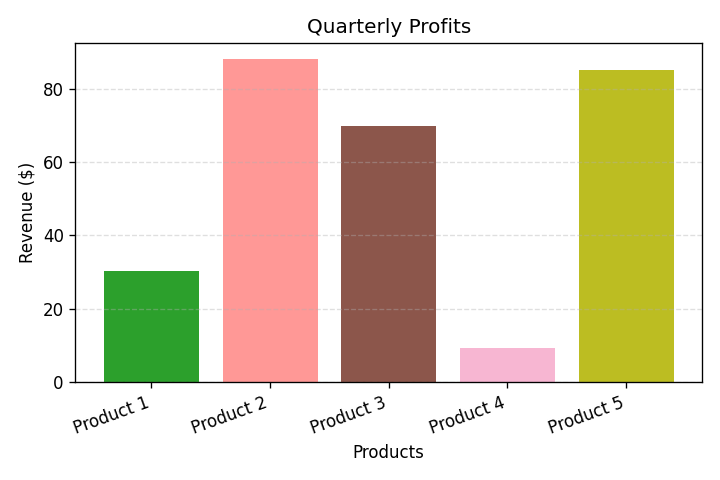
#> input picture data/raw/bar_charts/chart_0005.png, 720 x 480 px
$ python -i chart_detector.py   (imports and definitions only)
#> lines starting #> are read from the running program, lines starting #| are printed output that depends on the picture; after the words box and inside, x2 and y2 are one past the last pixel; in counts of white or black regions, pixels touching at a corner belong together
### src/preprocessing/image_utils.py
# src/preprocessing/image_utils.py
import cv2
import numpy as np


class ImagePreprocessor:
    def __init__(self):
        pass

    # [81 lines left out: functions load_image, remove_noise, enhance_contrast, binarize, detect_edges, preprocess_pipeline and 2 more, not called in this run]

### src/preprocessing/bar_validators.py
# src/preprocessing/bar_validators.py
"""
Validation pipeline for bar detection using Chain of Responsibility pattern.

Each validator is independent, testable, and can be composed into a pipeline.
"""

import logging
from abc import ABC, abstractmethod
from typing import List, Dict
import numpy as np


logger = logging.getLogger(__name__)


# ==================== BASE VALIDATOR ====================


class BarValidator(ABC):
    """
    Abstract base class for bar validators.

    Each validator implements a single validation concern and can be
    chained together in a ValidationPipeline.
    """

    # [17 lines left out: functions validate, get_name, not called in this run]


# ==================== INDIVIDUAL VALIDATORS ====================


class WidthValidator(BarValidator):
    """
    Validates bars based on width consistency.

    Real bars in a chart have consistent widths. This validator removes
    bars with widths that deviate significantly from the median.

    This is SAFE for data outliers because width is independent of value.
    """

    def __init__(self, min_ratio: float = 0.35, max_ratio: float = 2.2):
        """
        Args:
            min_ratio: Minimum width as ratio of median (default 35%)
            max_ratio: Maximum width as ratio of median (default 220%)
        """
        self.min_ratio = min_ratio
        self.max_ratio = max_ratio

    def get_name(self) -> str:
        return "WidthValidator"

    # [24 lines left out: function validate, not called in this run]


class AreaValidator(BarValidator):
    """
    Validates bars based on minimum area.

    Removes tiny noise regions (grid lines, artifacts) while keeping
    legitimate small bars. Uses dynamic threshold based on median area.
    """

    def __init__(self, min_ratio: float = 0.12, absolute_min: int = 150):
        """
        Args:
            min_ratio: Minimum area as ratio of median (default 12%)
            absolute_min: Absolute minimum area in pixels (default 150)
        """
        self.min_ratio = min_ratio
        self.absolute_min = absolute_min

    def get_name(self) -> str:
        return "AreaValidator"

    # [24 lines left out: function validate, not called in this run]


class AspectRatioValidator(BarValidator):
    """
    Validates bars based on aspect ratio (height/width).

    Bars should be somewhat vertical (for vertical bar charts).
    Filters out grid lines (very flat) and noise (very thin).
    """

    def __init__(self, min_ratio: float = 0.4, max_ratio: float = 15):
        """
        Args:
            min_ratio: Minimum height/width ratio (default 0.4)
            max_ratio: Maximum height/width ratio (default 15)
        """
        self.min_ratio = min_ratio
        self.max_ratio = max_ratio

    def get_name(self) -> str:
        return "AspectRatioValidator"

    # [22 lines left out: function validate, not called in this run]


class SpacingValidator(BarValidator):
    """
    Validates bars based on horizontal spacing consistency.

    Real bars in charts are typically evenly spaced. This validator
    identifies and removes bars that break the spacing pattern.

    This is the MOST POWERFUL validator for distinguishing real bars
    from false positives.
    """

    def __init__(self, tolerance: float = 0.4):
        """
        Args:
            tolerance: Maximum spacing variation as ratio of mean (default 40%)
        """
        self.tolerance = tolerance

    def get_name(self) -> str:
        return "SpacingValidator"

    # [76 lines left out: function validate, not called in this run]


# ==================== VALIDATION PIPELINE ====================


class ValidationPipeline:
    """
    Chains multiple validators together.

    Validators are applied in sequence with early exit if too few bars remain.
    Each step is logged for debugging.
    """

    def __init__(self, validators: List[BarValidator]):
        """
        Args:
            validators: List of validators to apply in sequence
        """
        self.validators = validators
        self.logger = logging.getLogger(__name__)

    # [46 lines left out: function validate, not called in this run]

    def add_validator(self, validator: BarValidator) -> None:
        """Add a validator to the pipeline"""
        self.validators.append(validator)

    # [12 lines left out: function remove_validator, not called in this run]

### src/preprocessing/chart_detector.py
# src/preprocessing/chart_detector.py
"""
Chart component detection with adaptive configuration and robust error handling.

This module provides detection for axes, bars, and text regions in chart images
using computer vision techniques (Hough Transform, connected components, etc.).
"""

import cv2
import numpy as np
import logging
from typing import Optional, Tuple, List, Dict
from scipy.spatial import KDTree

from .image_utils import ImagePreprocessor
from .detector_config import (
    ChartDetectorConfig,
    ChartDetectionError,
    InvalidImageError,
    BarDetectionError,
)
from .bar_validators import (
    ValidationPipeline,
    WidthValidator,
    AreaValidator,
    AspectRatioValidator,
    SpacingValidator,
)


logger = logging.getLogger(__name__)


class ChartComponentDetector:
    """
    Detects chart components (axes, bars, text regions) in images.

    Uses adaptive configuration for different image sizes and chart types.
    Includes comprehensive error handling and validation pipeline.
    """

    def __init__(self, preprocessor=None, config: Optional[ChartDetectorConfig] = None):
        """
        Initialize detector with optional configuration.

        Args:
            preprocessor: Image preprocessor instance
            config: ChartDetectorConfig for adaptive thresholds
        """
        self.preprocessor = preprocessor or ImagePreprocessor()
        self.config = config or ChartDetectorConfig()
        self.logger = logging.getLogger(__name__)
        self.validation_pipeline = self._create_validation_pipeline()

        self.logger.info("ChartComponentDetector initialized")

    def _create_validation_pipeline(self) -> ValidationPipeline:
        """
        Create validation pipeline with configured validators.

        Returns:
            ValidationPipeline instance
        """
        validators = [
            WidthValidator(
                min_ratio=self.config.width_tolerance_min,
                max_ratio=self.config.width_tolerance_max,
            ),
            AreaValidator(min_ratio=self.config.area_tolerance, absolute_min=150),
            AspectRatioValidator(
                min_ratio=self.config.min_aspect_ratio,
                max_ratio=self.config.max_aspect_ratio,
            ),
            SpacingValidator(tolerance=self.config.spacing_tolerance),
        ]
        return ValidationPipeline(validators)

    # [589 lines left out: functions _validate_image, detect_axes, _find_bottom_line_validated, _find_left_line_validated, _fallback_axes, _merge_nearby_bars_optimized and 5 more, not called in this run]

    def detect_text_regions(self, image) -> List[Tuple[int, int, int, int]]:
        """
        Detect text regions using morphological operations.

        Args:
            image: RGB image numpy array

        Returns:
            List of (x, y, w, h) tuples for text regions
        """
        try:
            gray = cv2.cvtColor(image, cv2.COLOR_RGB2GRAY)
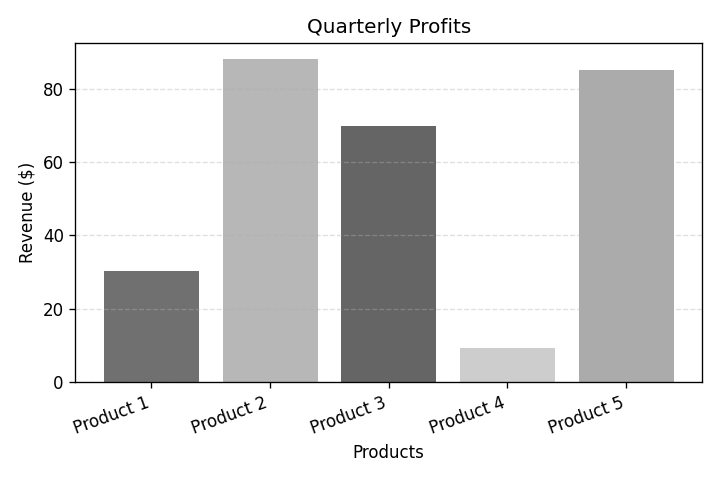
#> gray: shape (480, 720); min 0, max 255, mean 221.4

            # Threshold
            _, binary = cv2.threshold(
                gray, 0, 255, cv2.THRESH_BINARY_INV + cv2.THRESH_OTSU
            )
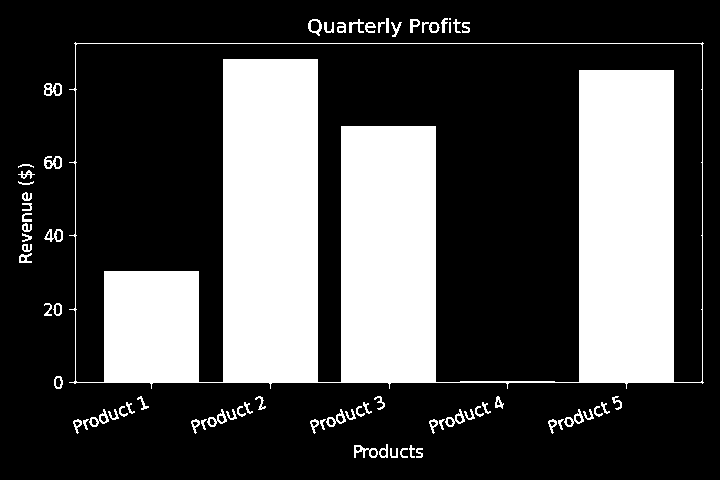
#> binary: shape (480, 720); 29.4% white; 74 white regions (1 under 20 px), largest, box (x1, y1, x2, y2) and area: (69, 42, 704, 389) 97316, (354, 445, 378, 458) 137, (44, 83, 62, 96) 134

            # Dilate to connect text
            kernel = cv2.getStructuringElement(cv2.MORPH_RECT, (3, 3))
            dilated = cv2.dilate(binary, kernel, iterations=2)
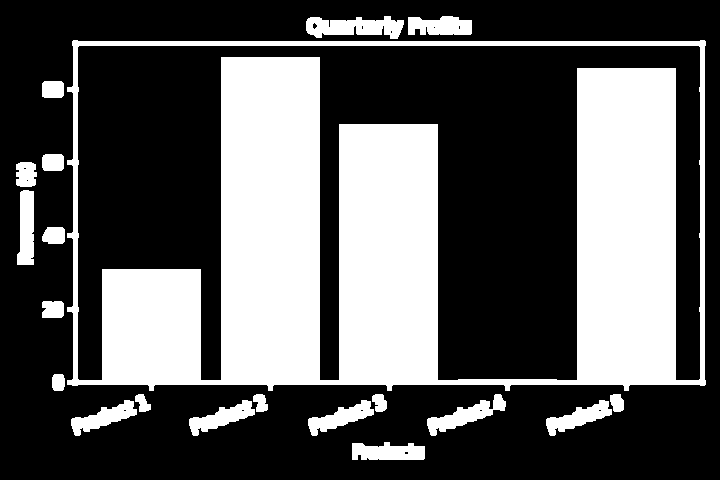
#> dilated: shape (480, 720); 35.3% white; 20 white regions

            # Find contours
            contours, _ = cv2.findContours(
                dilated, cv2.RETR_EXTERNAL, cv2.CHAIN_APPROX_SIMPLE
            )
#> contours = 20 contours; largest, box (x1, y1, x2, y2) and area: (67, 40, 706, 391) 216746, (306, 16, 404, 39) 1390, (427, 394, 506, 436) 1076, (352, 442, 425, 460) 982, (17, 190, 34, 265) 979

            text_regions = []
            for cnt in contours:
                x, y, w, h = cv2.boundingRect(cnt)

                # Filter based on aspect ratio and size
                aspect_ratio = w / h if h > 0 else 0
                if 0.2 < aspect_ratio < 20 and w > 10 and h > 10:
                    text_regions.append((x, y, w, h))
#> this loop made 20 passes
#> (x, y, w, h, aspect_ratio) on passes 1 to 12: (352, 442, 73, 18, 4.06), (546, 400, 66, 36, 1.83), (308, 400, 66, 36, 1.83), (189, 400, 66, 36, 1.83), (71, 400, 66, 36, 1.83), (610, 394, 14, 18, 0.778), (427, 394, 79, 42, 1.88), (372, 394, 15, 18, 0.833), (253, 394, 15, 18, 0.833), (135, 394, 16, 18, 0.889), (52, 374, 13, 17, 0.765), (42, 301, 22, 17, 1.29)
#> after the loop, text_regions = 20 items, first 6: (352, 442, 73, 18), (546, 400, 66, 36), (308, 400, 66, 36), (189, 400, 66, 36), (71, 400, 66, 36), (610, 394, 14, 18)

            self.logger.debug(f"Detected {len(text_regions)} text regions")
            return text_regions

        except Exception as e:
            self.logger.error(f"Error detecting text regions: {e}")
            return []

>>> import cv2
>>> picture = cv2.cvtColor(cv2.imread('../../data/raw/bar_charts/chart_0005.png'), cv2.COLOR_BGR2RGB)
>>> result = ChartComponentDetector().detect_text_regions(picture)
#> result has the same summary as text_regions in detect_text_regions

$ run again, on data/raw/bar_charts/chart_0018.png
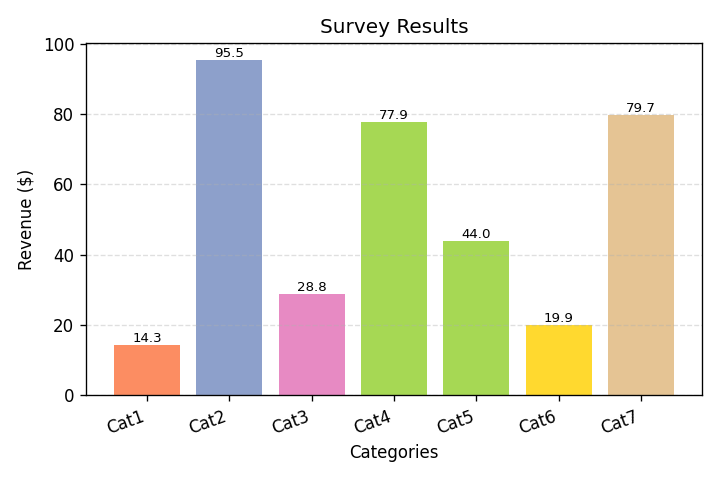
#> input picture data/raw/bar_charts/chart_0018.png, 720 x 480 px
#> in detect_text_regions, `_, binary = cv2.threshold( gray, 0, 255, cv2.THRESH_BINARY_INV + cv2.T..`:
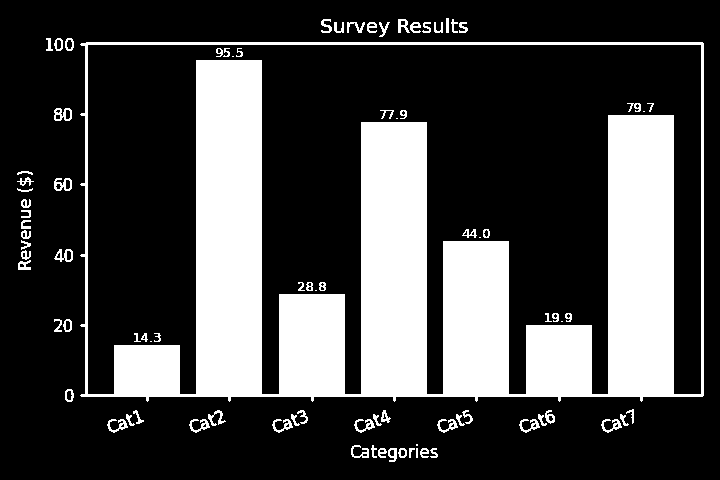
#> binary: shape (480, 720); 27.1% white; 87 white regions (8 under 20 px), largest, box (x1, y1, x2, y2) and area: (80, 42, 704, 402) 88870, (54, 108, 72, 121) 140, (54, 178, 72, 191) 137
#> in detect_text_regions, `dilated = cv2.dilate(binary, kernel, iterations=2)`:
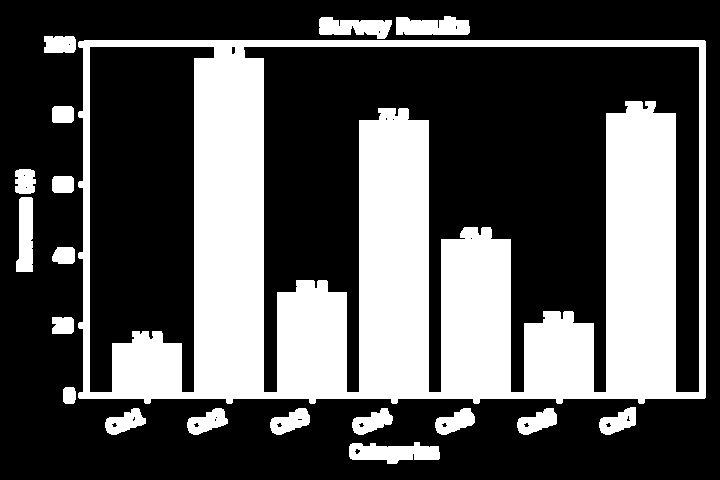
#> dilated: shape (480, 720); 33.6% white; 19 white regions
#> contours = 19 contours; largest, box (x1, y1, x2, y2) and area: (78, 40, 706, 404) 223064, (349, 442, 440, 464) 1261, (396, 16, 470, 35) 1068, (319, 17, 392, 39) 993, (16, 197, 33, 272) 988
#> the loop in detect_text_regions, `for cnt in contours:` made 19 passes
#> (x, y, w, h, aspect_ratio) on passes 1 to 8: (349, 442, 91, 22, 4.14), (517, 408, 40, 27, 1.48), (435, 408, 40, 27, 1.48), (352, 408, 41, 27, 1.52), (270, 408, 40, 27, 1.48), (187, 408, 41, 27, 1.52), (105, 408, 41, 27, 1.52), (599, 407, 37, 28, 1.32)
#> after the loop in detect_text_regions, `for cnt in contours:`: text_regions = 19 items, first 6: (349, 442, 91, 22), (517, 408, 40, 27), (435, 408, 40, 27), (352, 408, 41, 27), (270, 408, 40, 27), (187, 408, 41, 27)
#> result has the same summary as text_regions in detect_text_regions

$ run again, on data/raw/bar_charts/chart_0022.png
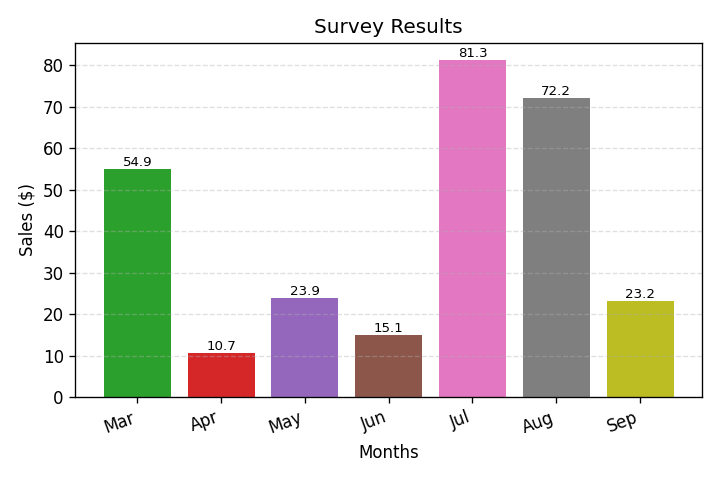
#> input picture data/raw/bar_charts/chart_0022.png, 720 x 480 px
#> in detect_text_regions, `_, binary = cv2.threshold( gray, 0, 255, cv2.THRESH_BINARY_INV + cv2.T..`:
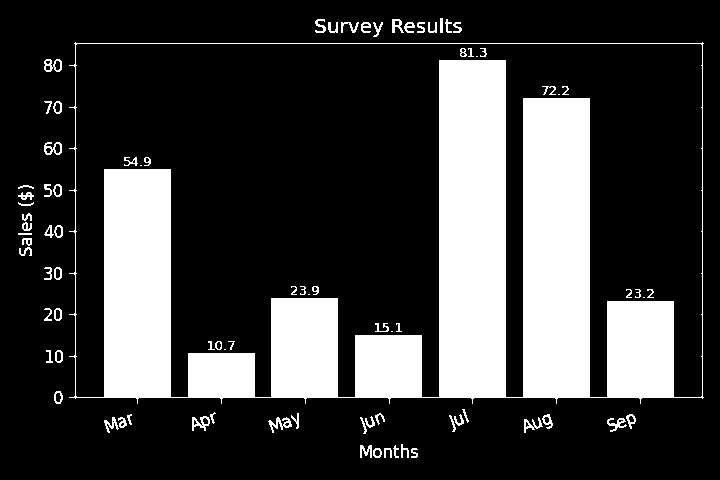
#> binary: shape (480, 720); 24.4% white; 84 white regions (7 under 20 px), largest, box (x1, y1, x2, y2) and area: (69, 42, 704, 404) 80171, (268, 417, 292, 433) 154, (192, 416, 210, 431) 133
#> in detect_text_regions, `dilated = cv2.dilate(binary, kernel, iterations=2)`:
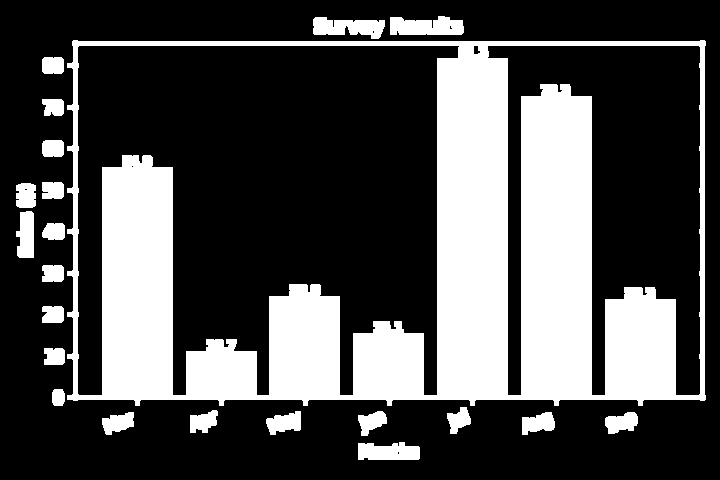
#> dilated: shape (480, 720); 30.8% white; 22 white regions
#> contours = 22 contours; largest, box (x1, y1, x2, y2) and area: (67, 40, 706, 406) 226378, (390, 16, 464, 35) 1066, (313, 17, 385, 39) 981, (358, 442, 420, 460) 863, (16, 211, 34, 258) 643
#> the loop in detect_text_regions, `for cnt in contours:` made 22 passes
#> (x, y, w, h, aspect_ratio) on passes 1 to 8: (358, 442, 62, 18, 3.44), (605, 412, 33, 22, 1.5), (522, 412, 33, 23, 1.43), (102, 412, 32, 23, 1.39), (358, 411, 29, 25, 1.16), (266, 411, 35, 24, 1.46), (190, 410, 28, 23, 1.22), (447, 407, 24, 27, 0.889)
#> after the loop in detect_text_regions, `for cnt in contours:`: text_regions = 22 items, first 6: (358, 442, 62, 18), (605, 412, 33, 22), (522, 412, 33, 23), (102, 412, 32, 23), (358, 411, 29, 25), (266, 411, 35, 24)
#> result has the same summary as text_regions in detect_text_regions

$ run again, on data/raw/bar_charts/chart_0032.png
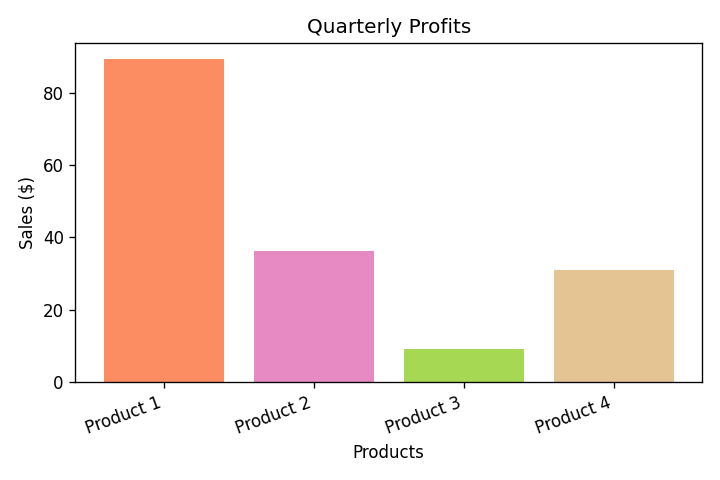
#> input picture data/raw/bar_charts/chart_0032.png, 720 x 480 px
#> in detect_text_regions, `_, binary = cv2.threshold( gray, 0, 255, cv2.THRESH_BINARY_INV + cv2.T..`:
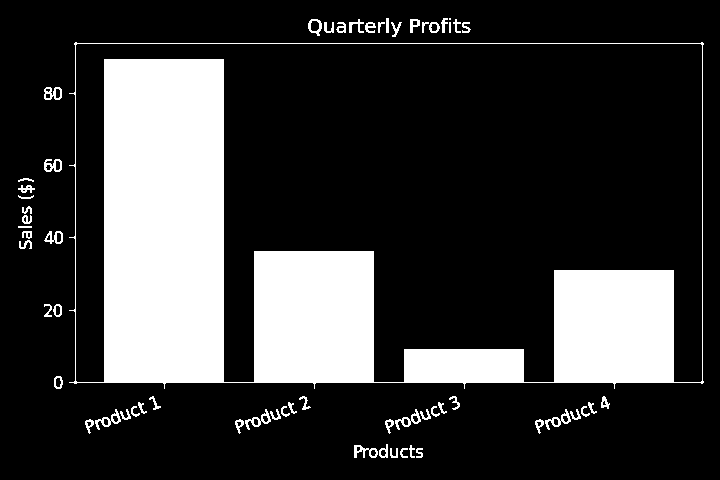
#> binary: shape (480, 720); 22.5% white; 61 white regions (1 under 20 px), largest, box (x1, y1, x2, y2) and area: (69, 42, 704, 389) 73902, (95, 409, 121, 430) 162, (245, 409, 271, 430) 162
#> in detect_text_regions, `dilated = cv2.dilate(binary, kernel, iterations=2)`:
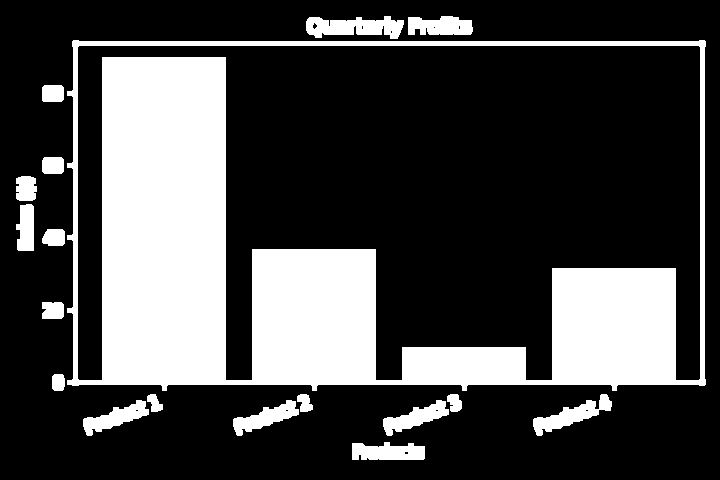
#> dilated: shape (480, 720); 27.6% white; 18 white regions
#> contours = 18 contours; largest, box (x1, y1, x2, y2) and area: (67, 40, 706, 391) 216724, (306, 16, 404, 39) 1396, (533, 394, 612, 436) 1084, (352, 442, 425, 460) 988, (408, 16, 473, 35) 938
#> the loop in detect_text_regions, `for cnt in contours:` made 18 passes
#> (x, y, w, h, aspect_ratio) on passes 1 to 8: (352, 442, 73, 18, 4.06), (383, 400, 66, 36, 1.83), (233, 400, 66, 36, 1.83), (83, 400, 66, 36, 1.83), (533, 394, 79, 42, 1.88), (447, 394, 15, 18, 0.833), (297, 394, 16, 18, 0.889), (147, 394, 16, 18, 0.889)
#> after the loop in detect_text_regions, `for cnt in contours:`: text_regions = 18 items, first 6: (352, 442, 73, 18), (383, 400, 66, 36), (233, 400, 66, 36), (83, 400, 66, 36), (533, 394, 79, 42), (447, 394, 15, 18)
#> result has the same summary as text_regions in detect_text_regions
